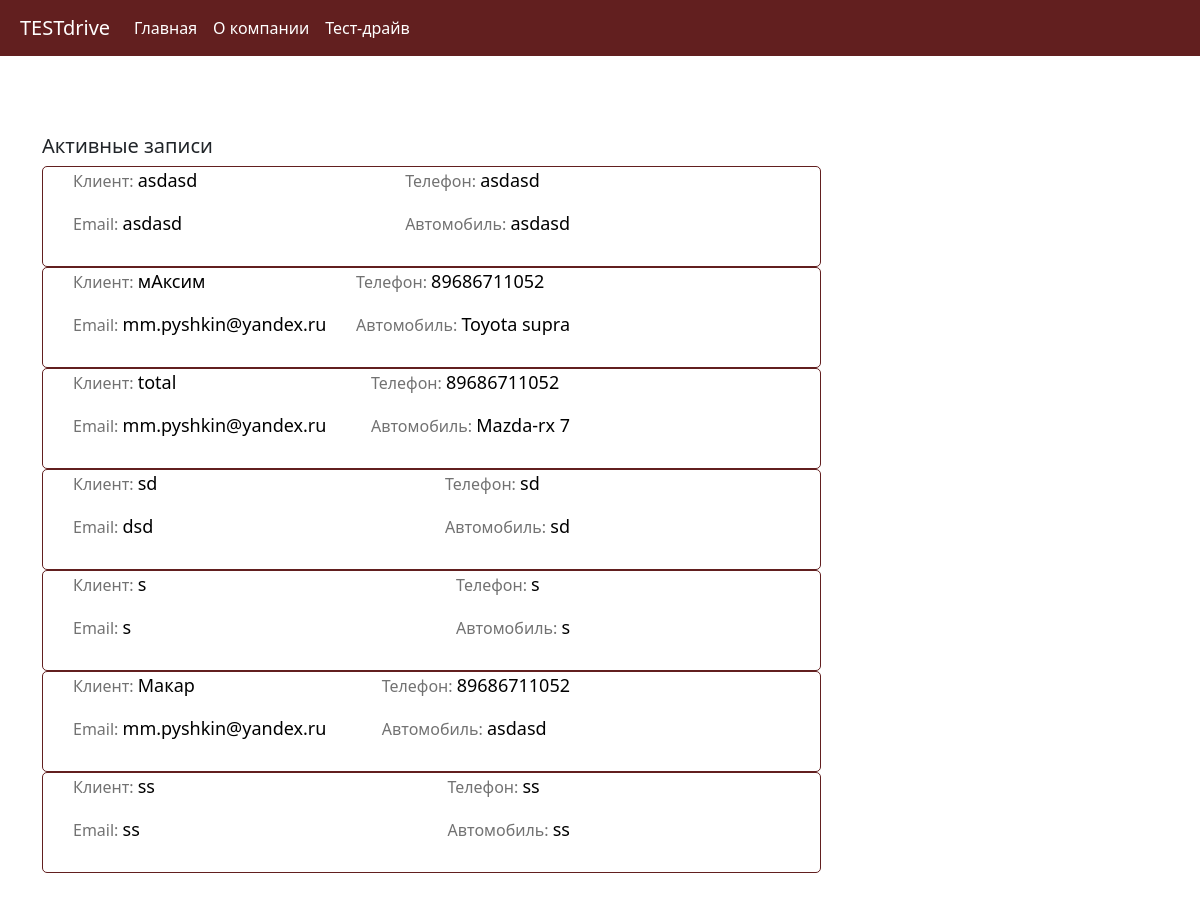
The page / on the database its author committed.
### myapp/models.py (models this page shows, shortened)
class Task(models.Model):
    name = models.CharField('Имя', max_length=100)
    phone_num = models.CharField('Номер телефона', max_length=100)
    mail = models.CharField('почта', max_length=100)
    name_car = models.CharField('Название машины', max_length=100)
    task = models.TextField('Комментарий')
    objects = models.Manager()
    class Meta:
        verbose_name = 'Арендовал'
        verbose_name_plural = 'Арендовали'

### myapp/views.py (the view)
# urls.py: path('', views.index, name='home'),
def index(request):
    tasks = Task.objects.all()
    return render(request, 'myapp/general.html', {'tasks': tasks})

### myapp/templates/myapp/general.html (shortened to what this page needs)
{% extends 'myapp/index.html' %}
{% block content %}
    <h1>Активные записи</h1>
    {% if tasks %}
        {% for el in tasks %}
             <div class="entry">
                <div>
                    <p>Клиент: <span> {{ el.name }} </span></p>
                    <p>Email: <span> {{ el.mail }} </span></p>
                </div>
                <div>
                    <p>Телефон: <span> {{ el.phone_num }} </span></p>
                    <p>Автомобиль: <span> {{ el.name_car }} </span></p>
                </div>
            </div>
        {% endfor %}
    {% else %}
        <p>Записей нет!</p>
    {% endif %}
{% endblock %}

### myapp/templates/myapp/index.html (shortened to what this page needs)
<!DOCTYPE html>
<html lang="en">
<head>
    <link href="https://cdn.jsdelivr.net/npm/bootstrap@5.3.2/dist/css/bootstrap.min.css" rel="stylesheet">
</head>
<body>
    <nav class="navbar navbar-expand-lg navbar-light">
  <a class="navbar-brand" href="{% url 'home' %}">TESTdrive</a>
  <div class="collapse navbar-collapse" id="navbarTogglerDemo03">
    <ul class="navbar-nav mr-auto mt-2 mt-lg-0">
      <li class="nav-item active">
        <a class="nav-link" href="{% url 'home' %}">Главная</a>
      </li>
      <li class="nav-item">
        <a class="nav-link" href="{% url 'about' %}">О компании</a>
      </li>
        <li class="nav-item">
        <a class="nav-link" href="{% url 'create' %}">Тест-драйв</a>
      </li>
    </ul>
  </div>
</nav>
<div class="container">
{% block content %}{% endblock %}
</div>
</body>
</html>

### myapp/templates/myapp/index.html (style rules this page uses)
.navbar-light { background: #621F1F; }
.navbar-brand { color: white; margin-left: 20px; }
.nav-link { color: white; }
.container { margin: 78px auto; }
.container h1 { font-size: 20px; }
.entry { box-sizing: border-box; display: flex; justify-content: space-between; width: 779px; height: 101px; border-radius: 5px; border: 1px solid #621F1F; font-family: 'Segoe UI', Tahoma, Geneva, Verdana, sans-serif; }
.entry div:nth-child(1) { margin-left: 30px; }
.entry div:nth-child(2) { margin-right: 250px; }
.entry div p { color: #727272; font-size: 16px; font-weight: 300; }
.entry div p span { color: #000; font-size: 18px; }

### rows shown on the page
Task: name "asdasd", mail "asdasd", phone_num "asdasd", name_car "asdasd"
Task: name "мАксим", mail "mm.pyshkin@yandex.ru", phone_num "89686711052", name_car "Toyota supra"
Task: name "total", mail "mm.pyshkin@yandex.ru", phone_num "89686711052", name_car "Mazda-rx 7"
Task: name "sd", mail "dsd", phone_num "sd", name_car "sd"
Task: name "s", mail "s", phone_num "s", name_car "s"
Task: name "Макар", mail "mm.pyshkin@yandex.ru", phone_num "89686711052", name_car "asdasd"
Task: name "ss", mail "ss", phone_num "ss", name_car "ss"
